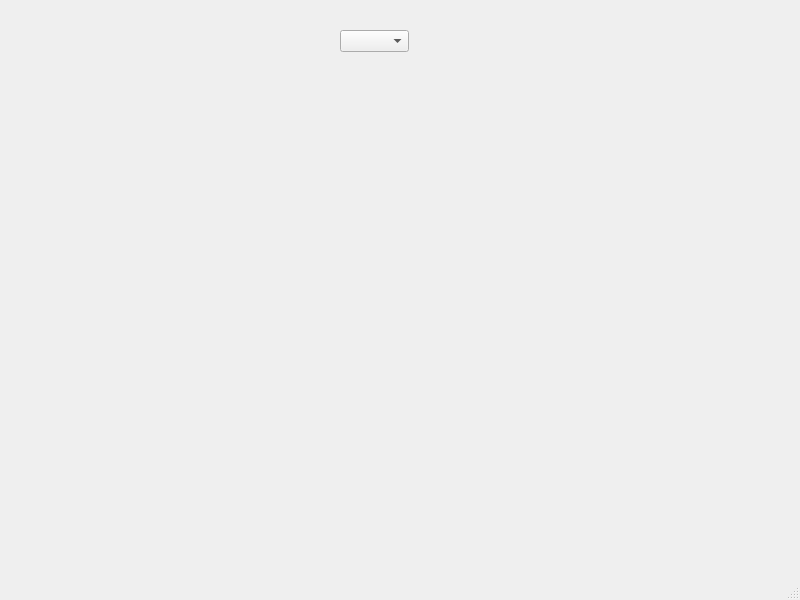
<?xml version="1.0" encoding="UTF-8"?>
<ui version="4.0">
 <class>MainWindow</class>
 <widget class="QMainWindow" name="MainWindow">
  <property name="geometry">
   <rect>
    <x>0</x>
    <y>0</y>
    <width>800</width>
    <height>600</height>
   </rect>
  </property>
  <property name="windowTitle">
   <string>MainWindow</string>
  </property>
  <widget class="QWidget" name="centralwidget">
   <widget class="QWidget" name="verticalLayoutWidget">
    <property name="geometry">
     <rect>
      <x>20</x>
      <y>90</y>
      <width>401</width>
      <height>451</height>
     </rect>
    </property>
    <layout class="QVBoxLayout" name="verticalLayoutForToolBox"/>
   </widget>
   <widget class="QComboBox" name="comboBoxCom">
    <property name="geometry">
     <rect>
      <x>340</x>
      <y>30</y>
      <width>69</width>
      <height>22</height>
     </rect>
    </property>
   </widget>
  </widget>
  <widget class="QMenuBar" name="menubar">
   <property name="geometry">
    <rect>
     <x>0</x>
     <y>0</y>
     <width>800</width>
     <height>21</height>
    </rect>
   </property>
  </widget>
  <widget class="QStatusBar" name="statusbar"/>
 </widget>
 <resources/>
 <connections/>
</ui>
